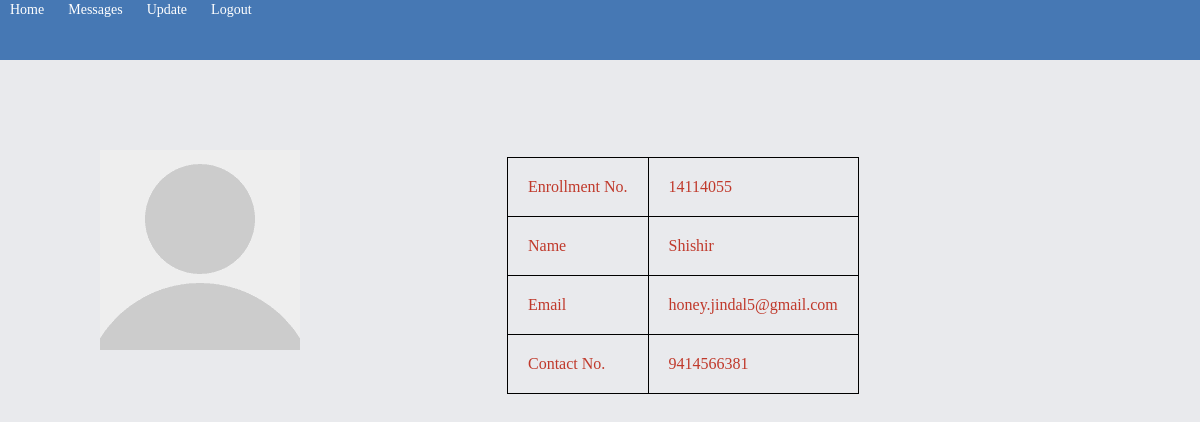
Page /Admission/home_page/2/ on the committed database.
### Admission/models.py (models this page shows, shortened)
class Students(models.Model):
	Enrollment = models.IntegerField(default=0)
	name = models.CharField(max_length=200)
	email = models.CharField(max_length=200)
	password = models.CharField(max_length=100)
	contact = models.IntegerField(default=0)
	age = models.IntegerField(default=18)
	avatar = models.ImageField('profile picture', upload_to='static/Admission/profiles/', null=True, blank=True)

### Admission/views.py (the view)
# urls.py: url(r'^home_page/(?P<id>[0-9]+)/$',views.home_page,name="home_page"),
def home_page(request,id):
	u = get_object_or_404(Students,pk=id)
	return render(request,'Admission/home_page.html',{'user':u})

### Admission/templates/Admission/home_page.html (shortened to what this page needs)
{% load staticfiles %}
<link rel="stylesheet" type="text/css" href="{% static 'Admission/index.css' %}" />
<head>
</head>
<div class="header">
<div id="wrapper">
	<div id="menu">
		<a href="{% url 'Admission:home_page' user.id %}">Home</a>
		<a href="{% url 'Admission:messages' user.id %}">Messages</a>
		<a href="{% url 'Admission:update' user.id %}">Update</a>
		<a href="{% url 'Admission:logout_user' %}">Logout</a>
	</div>
</div>
</div>
<div id="div13">
<img src="/static/Admission/profiles/default.png" />
</div>
<div id="div12">
<pre>
<table>
	<tr>
		<td>Enrollment No.</td>
		<td>{{ user.Enrollment }}</td>
	</tr>
	<tr>
		<td>Name</td>
		<td>{{ user.name }}</td>
	</tr>
	<tr>
		<td>Email</td>
		<td>{{ user.email }}</td>
	</tr>
	<tr>
		<td>Contact No.</td>
		<td>{{ user.contact }}</td>
	</tr>
</table>
</pre>
</div>

### Admission/static/Admission/index.css (style rules this page uses)
* { margin:0px; padding:0px; font-family: Catull; }
.header { background-color: rgb(70,120,180); height: 60px; border-bottom: 0px; padding-left: auto; padding-right: auto; width: 100%; position: fixed; z-index: 2; }
#wrapper { margin-left: auto; margin-right: auto; width: 1000px; padding-top: 0px; padding-bottom: 0px; position: fixed; }
#menu a { color:white; text-decoration: none; font-size: 14px; background-repeat: no-repeat; padding-top: 19px; padding-bottom: 22px; padding-left: 10px; padding-right: 10px; }
#div12 { margin-top: 150px; position: absolute; margin-left: 500px; font-family: Catull; border-radius: 7px; padding: 7px; color: rgb(192,57,43); font-size: 26px; }
#div13 { position: absolute; margin-top: 150px; margin-left: 100px; }

### Admission/templates/Admission/home_page.html (style rules this page uses)
table, th, td { border: 1px solid black; border-collapse: collapse; }
th, td { padding: 20px; color: rgb(192,57,43); }

### rows in the picture
Students: Enrollment "14114055", name "Shishir", email "honey.jindal5@gmail.com", contact "9414566381"
